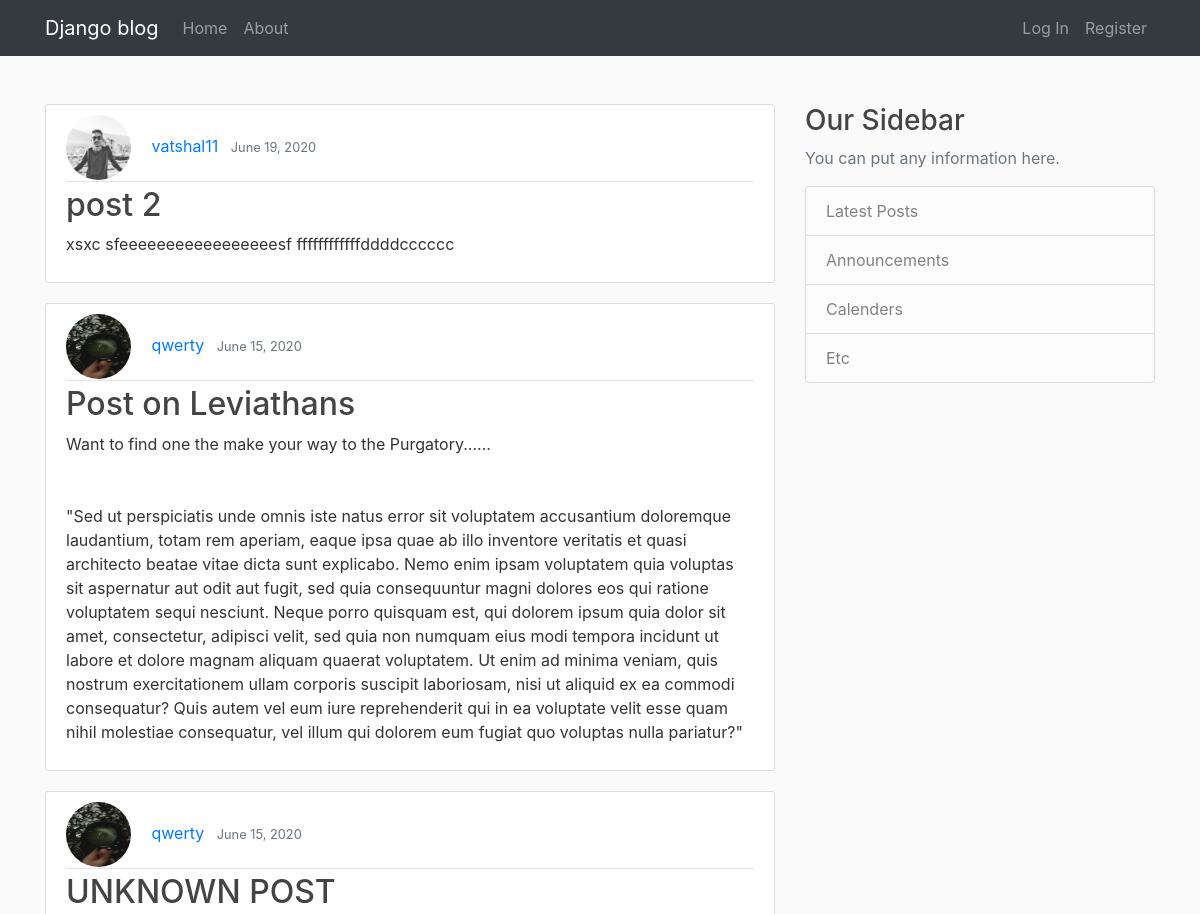
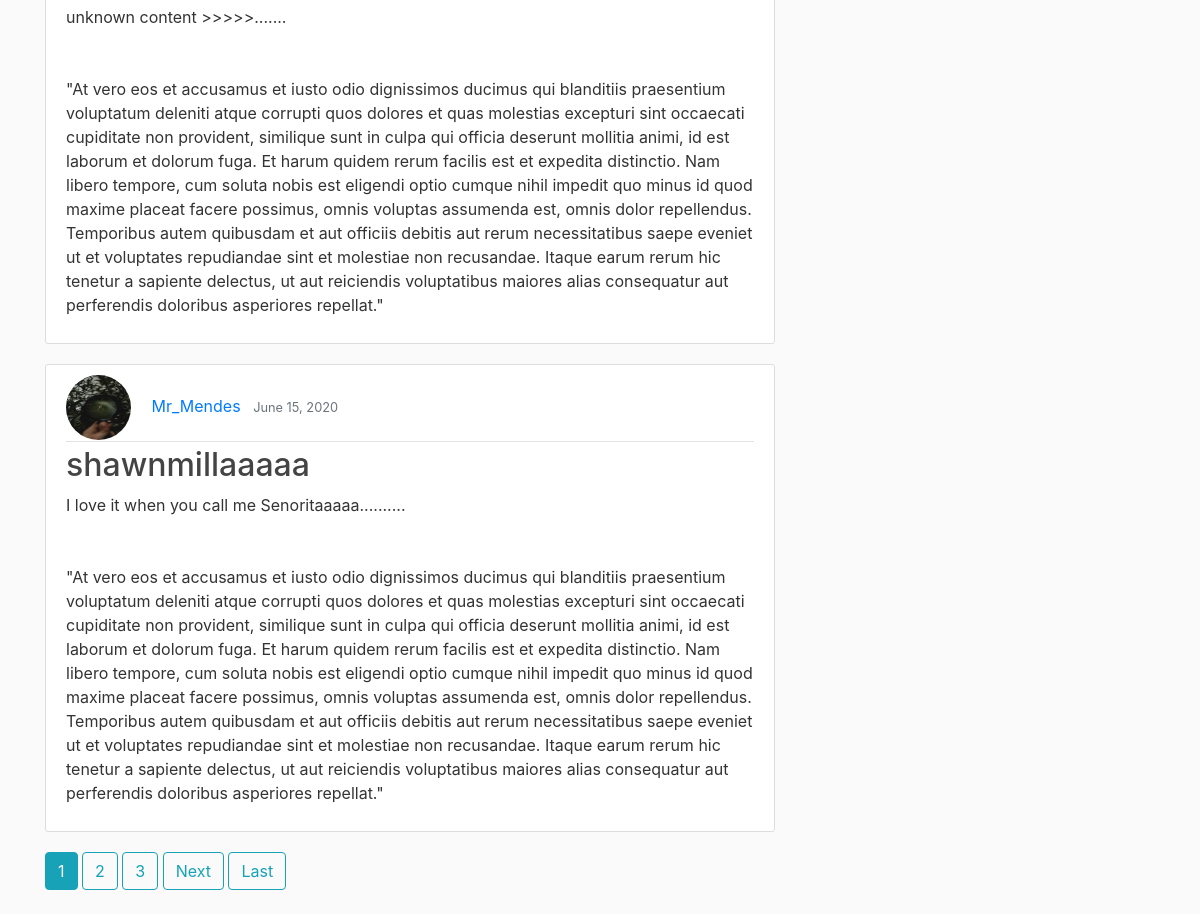
The page / on the database its author committed (2 pictures, top to bottom).
### blog/models.py (models this page shows, shortened)
class Post(models.Model):
    title = models.CharField(max_length=100)
    content = models.TextField()
    date_posted = models.DateTimeField(default=timezone.now)
    author = models.ForeignKey(User , on_delete=models.CASCADE)

### users/models.py (models this page shows, shortened)
class Profile(models.Model):
    user = models.OneToOneField(User, on_delete=models.CASCADE)
    image = models.ImageField(default='default.jpg',upload_to='profile_pics')

### blog/views.py (the view)
# urls.py: path('', views.PostListView.as_view(),name='blog-home'),
class PostListView(ListView):
    model = Post
    template_name = 'blog/home.html'
    context_object_name = 'posts'
    ordering = ['-date_posted']
    paginate_by = 4

### blog/templates/blog/home.html (shortened to what this page needs)
{% extends "blog/base.html" %}
{% block content %}
    {% for post in posts %}
        <article class="media content-section">
            <div class="media-body">
                <div class="article-metadata">
                    <img class="rounded-circle article-img" src="{{post.author.profile.image.url}}">
                    <a class="mr-2" href="{% url 'user-posts' post.author.username %}">{{ post.author }}</a>
                    <small class="text-muted">{{ post.date_posted|date:"F d, Y" }}</small>
                </div>
                <h2><a class="article-title" href="{% url 'post-detail' post.id %}">{{ post.title }}</a></h2>
                <p class="article-content">{{ post.content }}</p>
            </div>
        </article>
    {% endfor %}
    {% if is_paginated %}
        {% for num in page_obj.paginator.page_range %}
            {% if page_obj.number == num %}
                <a class="btn btn-info mb-4" href="?page={{ num }}">{{ num }}</a>
            {% elif num > page_obj.number|add:'-3' and num < page_obj.number|add:'3' %}
                <a class="btn btn-outline-info mb-4" href="?page={{ num }}">{{ num }}</a>
            {% endif %}
        {% endfor %}
        {% if page_obj.has_next %}
            <a class="btn btn-outline-info mb-4" href="?page={{ page_obj.next_page_number }}">Next</a>
            <a class="btn btn-outline-info mb-4" href="?page={{ page_obj.paginator.num_pages }}">Last</a>
        {% endif %}
    {% endif %}
{% endblock content %}

### blog/static/blog/main.css (style rules this page uses)
body { background: #fafafa; color: #333333; }
h1, h2, h3, h4, h5, h6 { color: #444444; }
.content-section { background: #ffffff; padding: 10px 20px; border: 1px solid #dddddd; border-radius: 3px; margin-bottom: 20px; }
.article-title { color: #444444; }
.article-content { white-space: pre-line; }
.article-img { height: 65px; width: 65px; margin-right: 16px; }
.article-metadata { padding-bottom: 1px; margin-bottom: 4px; border-bottom: 1px solid #e3e3e3 }

### rows shown on the page
Post: author.profile.image (picture), author "vatshal11", date_posted "June 19, 2020", title "post 2", content "xsxc sfeeeeeeeeeeeeeeeeesf ffffffffffffddddcccccc"
Post: author.profile.image (placeholder picture), author "qwerty", date_posted "June 15, 2020", title "Post on Leviathans", content "Want to find one the make your way to the Purgatory...... \"Sed ut perspiciatis unde omnis iste natus error sit voluptatem accusantium doloremque laudantium, totam rem aperiam, eaque ipsa quae ab illo inventore veritatis et quasi architecto beatae vitae dicta sunt explicabo. Nemo enim ipsam voluptatem quia voluptas sit aspernatur aut odit aut fugit, sed quia consequuntur magni dolores eos qui ratione voluptatem sequi nesciunt. Neque porro quisquam est, qui dolorem ipsum quia dolor sit amet, consectetur, adipisci velit, sed quia non numquam eius modi tempora incidunt ut labore et dolore magnam aliquam quaerat voluptatem. Ut enim ad minima veniam, quis nostrum exercitationem ullam corporis…"
Post: author.profile.image (placeholder picture), author "qwerty", date_posted "June 15, 2020", title "UNKNOWN POST", content "unknown content >>>>>....... \"At vero eos et accusamus et iusto odio dignissimos ducimus qui blanditiis praesentium voluptatum deleniti atque corrupti quos dolores et quas molestias excepturi sint occaecati cupiditate non provident, similique sunt in culpa qui officia deserunt mollitia animi, id est laborum et dolorum fuga. Et harum quidem rerum facilis est et expedita distinctio. Nam libero tempore, cum soluta nobis est eligendi optio cumque nihil impedit quo minus id quod maxime placeat facere possimus, omnis voluptas assumenda est, omnis dolor repellendus. Temporibus autem quibusdam et aut officiis debitis aut rerum necessitatibus saepe eveniet ut et voluptates repudiandae sint et…"
Post: author.profile.image (placeholder picture), author "Mr_Mendes", date_posted "June 15, 2020", title "shawnmillaaaaa", content "I love it when you call me Senoritaaaaa.......... \"At vero eos et accusamus et iusto odio dignissimos ducimus qui blanditiis praesentium voluptatum deleniti atque corrupti quos dolores et quas molestias excepturi sint occaecati cupiditate non provident, similique sunt in culpa qui officia deserunt mollitia animi, id est laborum et dolorum fuga. Et harum quidem rerum facilis est et expedita distinctio. Nam libero tempore, cum soluta nobis est eligendi optio cumque nihil impedit quo minus id quod maxime placeat facere possimus, omnis voluptas assumenda est, omnis dolor repellendus. Temporibus autem quibusdam et aut officiis debitis aut rerum necessitatibus saepe eveniet ut et voluptates…"

### other values the page prints
{{ num }} "1"
{{ num }} "2" "3"
